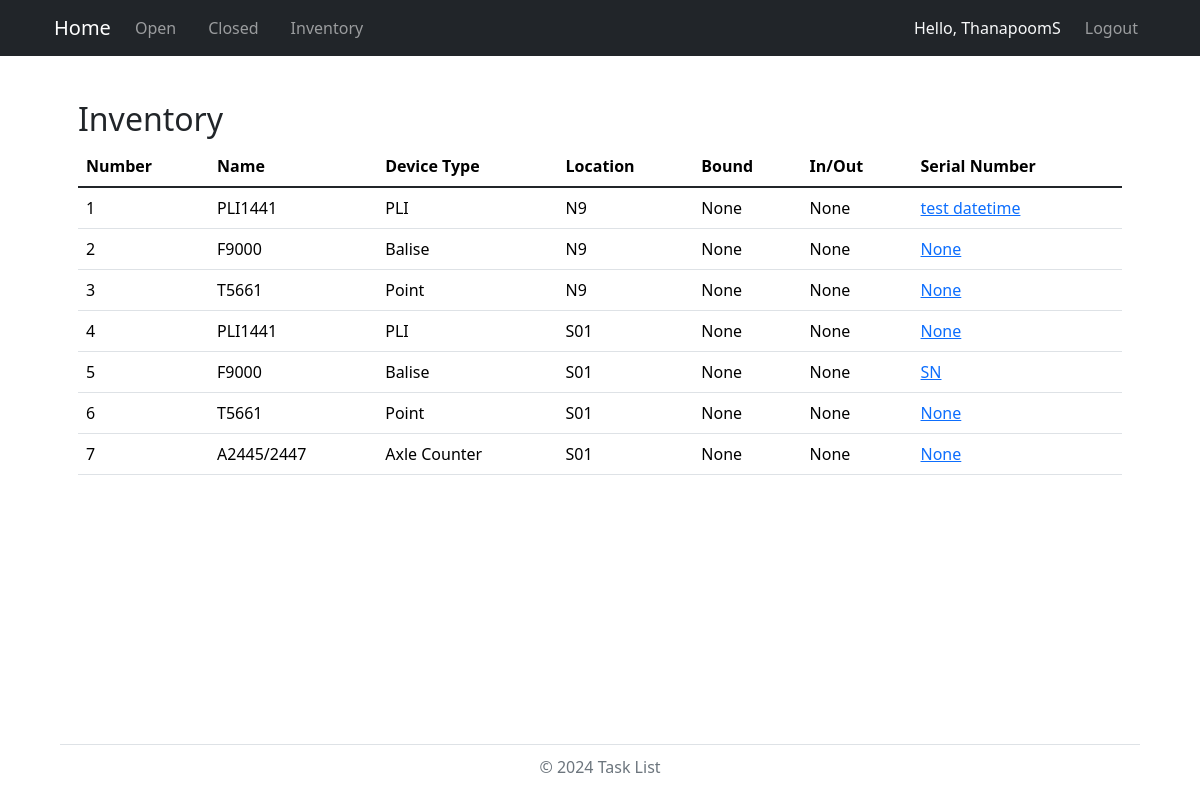
/inventory (signed in), run on an earlier commit of the app's database.
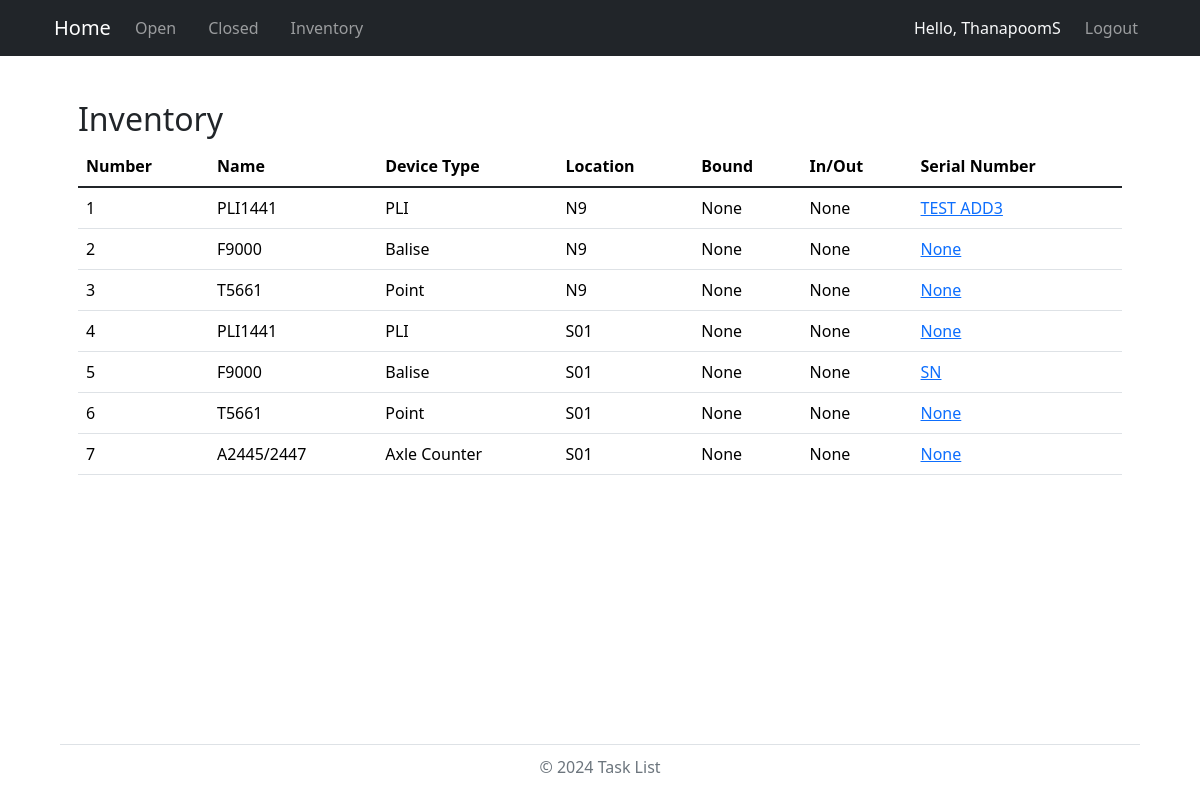
And on a later commit of the database.
### models.py (models this page shows, shortened)
class DeviceName(db.Model):
    id = db.Column(db.Integer, primary_key=True)
    name = db.Column(db.String(100), nullable=False)
    device_type_id = db.Column(db.Integer, db.ForeignKey('device_type.id'), nullable=False)
    location_id = db.Column(db.Integer, db.ForeignKey('location.id'), nullable=False)
    device_type = db.relationship('DeviceType', backref=db.backref('device_names', lazy=True))
    location = db.relationship('Location', backref=db.backref('device_names', lazy=True))
    bound = db.Column(db.String(100), nullable=True)
    inandout = db.Column(db.String(100), nullable=True)
    serial_number = db.Column(db.String(100), nullable=True)

class DeviceType(db.Model):
    id = db.Column(db.Integer, primary_key=True)
    name = db.Column(db.String(50), nullable=False)
    line_id = db.Column(db.Integer, db.ForeignKey('line.id'), nullable=False)
    line = db.relationship('Line', backref=db.backref('device_types', lazy=True))

class Location(db.Model):
    id = db.Column(db.Integer, primary_key=True)
    name = db.Column(db.String(50), nullable=False)
    line_id = db.Column(db.Integer, db.ForeignKey('line.id'), nullable=False)
    line = db.relationship('Line', backref=db.backref('locations', lazy=True))

### routes.py (the view)
    @app.route('/inventory')
    @login_required
    def inventory():
        devices = DeviceName.query.all()
        return render_template("inventory.html", devices=devices)

### app.py (called while the page is built)
@login_manager.user_loader
def load_user(user_id):      # โหลดผู้ใช้จากฐานข้อมูลตาม user_id
    return User.query.get(int(user_id))

### templates/inventory.html (shortened to what this page needs)
{% import "bootstrap/wtf.html" as wtf %}
{% extends "layout.html" %}
{% block content %}
<!DOCTYPE html>
<html lang="en">
<head>
    <link rel="stylesheet" href="https://cdn.jsdelivr.net/npm/bootstrap@5.1.3/dist/css/bootstrap.min.css">
    <link rel="stylesheet" href="https://cdn.jsdelivr.net/npm/bootstrap-table/dist/bootstrap-table.min.css">
</head>
<body>
<div class="container">
    <br>
    <h2>Inventory</h2>
    {% if devices %}
    <table data-toggle="table"
           data-search="true"
           data-pagination="true"
           data-page-list="[10, 25, 50, 100, all]"
           class="table">
        <thead>
            <tr>
                <th data-sortable="true" data-field="number">Number</th>
                <th data-sortable="true" data-field="name">Name</th>
                <th data-sortable="true" data-field="device_type">Device Type</th>
                <th data-sortable="true" data-field="location_name">Location</th>
                <th data-sortable="true" data-field="bound">Bound</th>
                <th data-sortable="true" data-field="inandout">In/Out</th>
                <th data-sortable="true" data-field="serial_number">Serial Number</th>
            </tr>
        </thead>
        <tbody>
            {% for device in devices %}
            <tr>
                <td>{{ device.id }}</td>
                <td>{{ device.name }}</td>
                <td>{{ device.device_type.name if device.device_type else 'N/A' }}</td>
                <td>{{ device.location.name if device.location else 'N/A' }}</td>
                <td>{{ device.bound }}</td>
                <td>{{ device.inandout }}</td>
                <td>
                    <a href="{{ url_for('edit_serial_number', device_id=device.id) }}">
                        {{ device.serial_number or 'None' }}
                    </a>
                </td>
            </tr>
            {% endfor %}
        </tbody>
    </table>
    {% endif %}
</div>
</body>
</html>
{% endblock %}

What changed in the data, as far as the page shows it:
changed DeviceName id 1: serial_number "test datetime" → "TEST ADD3"
